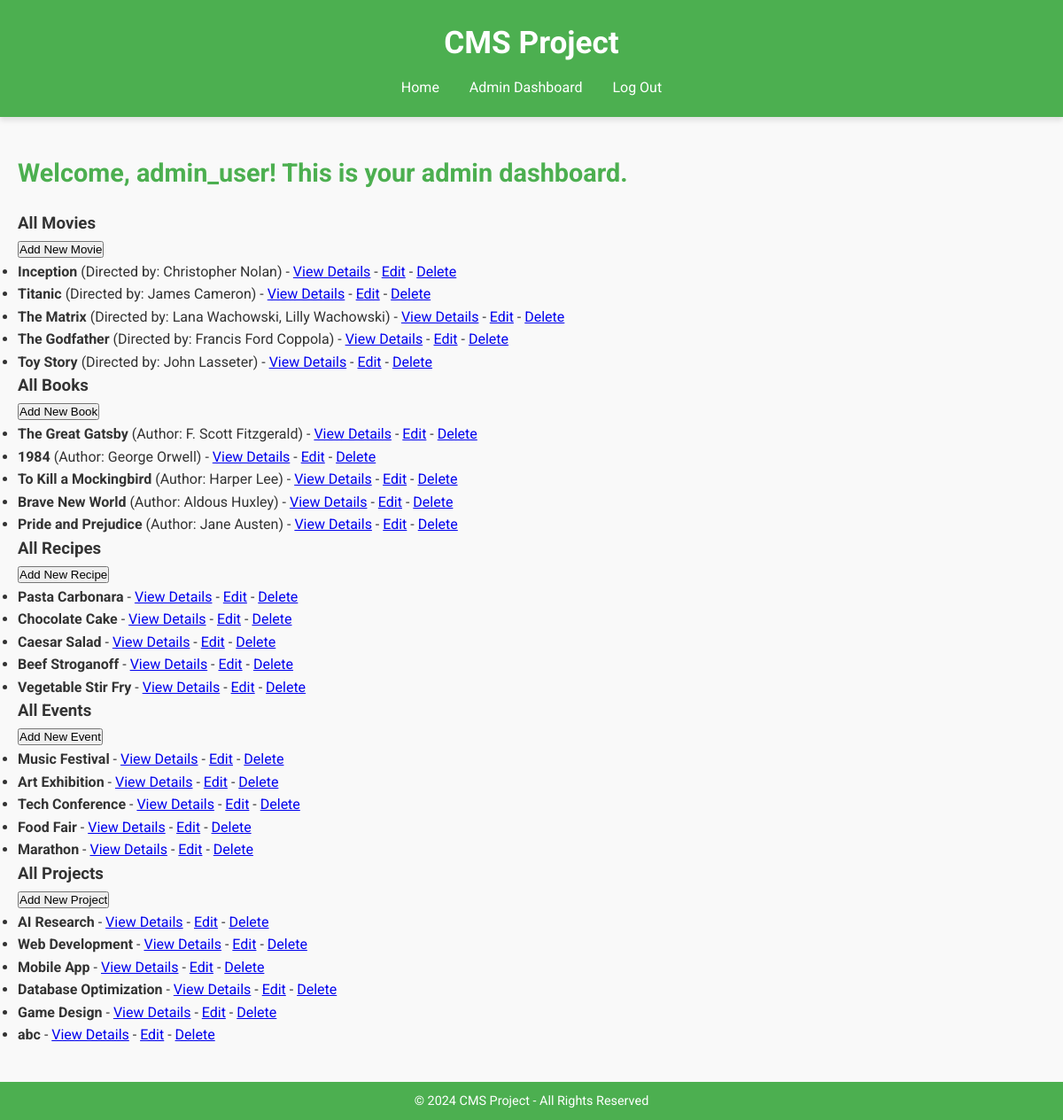
/CMS_Project/admin/index.php (signed in), run on the app's committed database.
### tables this page shows
CREATE TABLE `movies` (
  `id` int(11) NOT NULL,
  `title` varchar(255) NOT NULL,
  `director` varchar(150) NOT NULL,
  `genre_id` int(11) NOT NULL,
  `release_date` date DEFAULT NULL,
  `created_by` int(11) DEFAULT NULL,
  `created_at` timestamp NOT NULL DEFAULT current_timestamp()
);

CREATE TABLE `books` (
  `id` int(11) NOT NULL,
  `title` varchar(255) NOT NULL,
  `author` varchar(150) NOT NULL,
  `genre_id` int(11) NOT NULL,
  `published_date` date DEFAULT NULL,
  `created_by` int(11) DEFAULT NULL,
  `created_at` timestamp NOT NULL DEFAULT current_timestamp()
);

CREATE TABLE `recipes` (
  `id` int(11) NOT NULL,
  `name` varchar(255) NOT NULL,
  `description` text DEFAULT NULL,
  `ingredients` text DEFAULT NULL,
  `instructions` text DEFAULT NULL,
  `created_by` int(11) DEFAULT NULL,
  `created_at` timestamp NOT NULL DEFAULT current_timestamp()
);

CREATE TABLE `events` (
  `id` int(11) NOT NULL,
  `name` varchar(255) NOT NULL,
  `description` text DEFAULT NULL,
  `event_date` date NOT NULL,
  `created_by` int(11) DEFAULT NULL,
  `created_at` timestamp NOT NULL DEFAULT current_timestamp()
);

CREATE TABLE `projects` (
  `id` int(11) NOT NULL,
  `name` varchar(255) NOT NULL,
  `description` text DEFAULT NULL,
  `status` enum('ongoing','completed') NOT NULL,
  `created_by` int(11) DEFAULT NULL,
  `created_at` timestamp NOT NULL DEFAULT current_timestamp()
);

### CMS_Project/admin/index.php (the view, shortened to what this page needs)
<?php
require_once '../includes/database.php';
include '../theme/header.php';
?>
<h2>Welcome, <?php echo htmlspecialchars($_SESSION['username']); ?>! This is your admin dashboard.</h2>
<h3>All Movies</h3>
<a href="add_movie.php"><button>Add New Movie</button></a>
<?php
$stmt = $pdo->prepare("SELECT * FROM movies");
$stmt->execute();
$movies = $stmt->fetchAll();
if ($movies) {
    echo "<ul>";
    foreach ($movies as $movie) {
        echo "<li><strong>" . htmlspecialchars($movie['title']) . "</strong> (Directed by: " . htmlspecialchars($movie['director']) . ")
              - <a href='details.php?entity=movie&id=" . $movie['id'] . "'>View Details</a>
              - <a href='edit_movie.php?id=" . $movie['id'] . "'>Edit</a>
              - <a href='delete_movie.php?id=" . $movie['id'] . "'>Delete</a></li>";
    }
    echo "</ul>";
} else {
    echo "<p>No movies found. You can add a new movie above.</p>";
}
?>
<h3>All Books</h3>
<a href="add_book.php"><button>Add New Book</button></a>
<?php
$stmt = $pdo->prepare("SELECT * FROM books");
$stmt->execute();
$books = $stmt->fetchAll();
if ($books) {
    echo "<ul>";
    foreach ($books as $book) {
        echo "<li><strong>" . htmlspecialchars($book['title']) . "</strong> (Author: " . htmlspecialchars($book['author']) . ")
              - <a href='details.php?entity=book&id=" . $book['id'] . "'>View Details</a>
              - <a href='edit_book.php?id=" . $book['id'] . "'>Edit</a>
              - <a href='delete_book.php?id=" . $book['id'] . "'>Delete</a></li>";
    }
    echo "</ul>";
} else {
    echo "<p>No books found. You can add a new book above.</p>";
}
?>
<h3>All Recipes</h3>
<a href="add_recipe.php"><button>Add New Recipe</button></a>
<?php
$stmt = $pdo->prepare("SELECT * FROM recipes");
$stmt->execute();
$recipes = $stmt->fetchAll();
if ($recipes) {
    echo "<ul>";
    foreach ($recipes as $recipe) {
        echo "<li><strong>" . htmlspecialchars($recipe['name']) . "</strong>
              - <a href='details.php?entity=recipe&id=" . $recipe['id'] . "'>View Details</a>
              - <a href='edit_recipe.php?id=" . $recipe['id'] . "'>Edit</a>
              - <a href='delete_recipe.php?id=" . $recipe['id'] . "'>Delete</a></li>";
    }
    echo "</ul>";
} else {
    echo "<p>No recipes found. You can add a new recipe above.</p>";
}
?>
<h3>All Events</h3>
<a href="add_event.php"><button>Add New Event</button></a>
<?php
$stmt = $pdo->prepare("SELECT * FROM events");
$stmt->execute();
$events = $stmt->fetchAll();
if ($events) {
    echo "<ul>";
    foreach ($events as $event) {
        echo "<li><strong>" . htmlspecialchars($event['name']) . "</strong>
              - <a href='details.php?entity=event&id=" . $event['id'] . "'>View Details</a>
              - <a href='edit_event.php?id=" . $event['id'] . "'>Edit</a>
              - <a href='delete_event.php?id=" . $event['id'] . "'>Delete</a></li>";
    }
    echo "</ul>";
} else {
    echo "<p>No events found. You can add a new event above.</p>";
}
?>
<h3>All Projects</h3>
<a href="add_project.php"><button>Add New Project</button></a>
<?php
$stmt = $pdo->prepare("SELECT * FROM projects");
$stmt->execute();
$projects = $stmt->fetchAll();
if ($projects) {
    echo "<ul>";
    foreach ($projects as $project) {
        echo "<li><strong>" . htmlspecialchars($project['name']) . "</strong>
              - <a href='details.php?entity=project&id=" . $project['id'] . "'>View Details</a>
              - <a href='edit_project.php?id=" . $project['id'] . "'>Edit</a>
              - <a href='delete_project.php?id=" . $project['id'] . "'>Delete</a></li>";
    }
    echo "</ul>";
} else {
    echo "<p>No projects found. You can add a new project above.</p>";
}
?>
<?php include '../theme/footer.php'; ?>

### CMS_Project/theme/css/style.css (style rules this page uses)
:root { --primary-color: #4CAF50; --secondary-color: #ffffff; --accent-color: #2196F3; --text-color: #333333; --background-color: #f9f9f9; --card-background: #ffffff; --border-color: #ddd; --shadow: 0 4px 6px rgba(0, 0, 0, 0.1); }
* { margin: 0; padding: 0; box-sizing: border-box; }
body { font-family: 'Roboto', sans-serif; background-color: var(--background-color); color: var(--text-color); line-height: 1.6; }
h2 { margin-bottom: 20px; font-size: 1.8rem; color: var(--primary-color); }

### data on the page
movies: title "Inception", director "Christopher Nolan"
movies: title "Titanic", director "James Cameron"
movies: title "The Matrix", director "Lana Wachowski, Lilly Wachowski"
movies: title "The Godfather", director "Francis Ford Coppola"
movies: title "Toy Story", director "John Lasseter"
books: title "The Great Gatsby", author "F. Scott Fitzgerald"
books: title "1984", author "George Orwell"
books: title "To Kill a Mockingbird", author "Harper Lee"
books: title "Brave New World", author "Aldous Huxley"
books: title "Pride and Prejudice", author "Jane Austen"
recipes: name "Pasta Carbonara"
recipes: name "Chocolate Cake"
recipes: name "Caesar Salad"
recipes: name "Beef Stroganoff"
recipes: name "Vegetable Stir Fry"
events: name "Music Festival"
events: name "Art Exhibition"
events: name "Tech Conference"
events: name "Food Fair"
events: name "Marathon"
projects: name "AI Research"
projects: name "Web Development"
projects: name "Mobile App"
projects: name "Database Optimization"
projects: name "Game Design"
projects: name "abc"

### other printed values
$_SESSION['username'] "admin_user"
